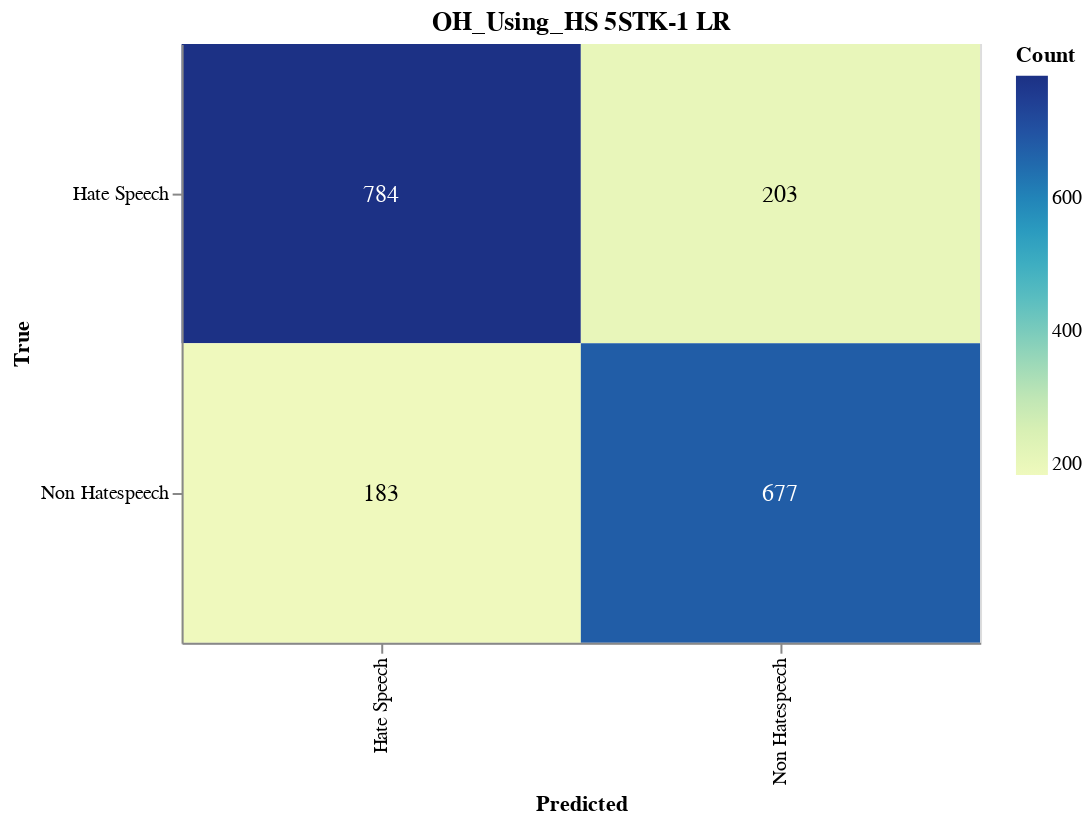

Notebook cell for this chart:
### Markdown cell above
#### Save CM

### Code cell
import altair as alt
import altair_saver
import pandas as pd
from sklearn.metrics import confusion_matrix

# Calculate the confusion matrix
cm = confusion_matrix(y_val, adjusted_predictions)

# Define class names
class_names = ['Hate Speech', 'Non Hatespeech']

# Convert confusion matrix to DataFrame
cm_df = pd.DataFrame(cm, index=class_names, columns=class_names).reset_index().melt(id_vars='index')
cm_df.columns = ['True', 'Predicted', 'Count']

# Ensure the order of categories
cm_df['True'] = pd.Categorical(cm_df['True'], categories=class_names, ordered=True)
cm_df['Predicted'] = pd.Categorical(cm_df['Predicted'], categories=class_names, ordered=True)

# Create the Altair plot
heatmap = alt.Chart(cm_df).mark_rect().encode(
    x=alt.X('Predicted:O', sort=class_names),
    y=alt.Y('True:O', sort=class_names),
    color='Count:Q',
    tooltip=['True', 'Predicted', 'Count']
).properties(
    width=400,
    height=300,
    title='OH_Using_HS 5STK-1 LR'
)

# Add text labels
text = heatmap.mark_text(
    align='center',
    baseline='middle',
    fontSize=12
).encode(
    text='Count:Q',
    color=alt.condition(
        alt.datum.Count > cm.max() / 2,
        alt.value('white'),
        alt.value('black')
    )
)

# Combine heatmap and text
final_chart = heatmap + text

# Display the plot
final_chart.show()

### Figure 1 — Vega-Lite specification as saved in the notebook (floating-point values rounded to 4 significant figures)
{"config": {"view": {"continuousWidth": 300, "continuousHeight": 300}}, "layer": [{"mark": {"type": "rect"}, "encoding": {"color": {"field": "Count", "type": "quantitative"}, "tooltip": [{"field": "True", "type": "ordinal"}, {"field": "Predicted", "type": "ordinal"}, {"field": "Count", "type": "quantitative"}], "x": {"field": "Predicted", "sort": ["Hate Speech", "Non Hatespeech"], "type": "ordinal"}, "y": {"field": "True", "sort": ["Hate Speech", "Non Hatespeech"], "type": "ordinal"}}, "title": "OH_Using_HS 5STK-1 LR"}, {"mark": {"type": "text", "align": "center", "baseline": "middle", "fontSize": 12}, "encoding": {"color": {"condition": {"test": "(datum.Count > 392.0)", "value": "white"}, "value": "black"}, "text": {"field": "Count", "type": "quantitative"}, "tooltip": [{"field": "True", "type": "ordinal"}, {"field": "Predicted", "type": "ordinal"}, {"field": "Count", "type": "quantitative"}], "x": {"field": "Predicted", "sort": ["Hate Speech", "Non Hatespeech"], "type": "ordinal"}, "y": {"field": "True", "sort": ["Hate Speech", "Non Hatespeech"], "type": "ordinal"}}, "title": "OH_Using_HS 5STK-1 LR"}], "data": {"name": "data-5d87c94662d65bcbfa20e611d51c0caf"}, "height": 300, "width": 400, "$schema": "https://vega.github.io/schema/vega-lite/v5.17.0.json", "datasets": {"data-5d87c94662d65bcbfa20e611d51c0caf": [{"True": "Hate Speech", "Predicted": "Hate Speech", "Count": 784}, {"True": "Non Hatespeech", "Predicted": "Hate Speech", "Count": 183}, {"True": "Hate Speech", "Predicted": "Non Hatespeech", "Count": 203}, {"True": "Non Hatespeech", "Predicted": "Non Hatespeech", "Count": 677}]}}
